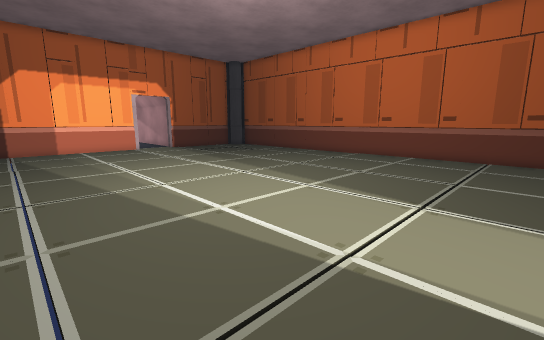
[1] (above)

18 first-person views from a walk through a 3-D level made in the Unity game engine. The camera is 1.2 m above the floor, tilts 10° down and sees 90° across. Doors are open. The floor is counted in squares, 0.5 m on a side. Each view is taken from the middle of a square. On the plan, view 1 faces up. The plan holds only what a view shows up to about 18 squares ahead; the rest is blank. The place goes on beyond the plan. The player is left out.

[2]
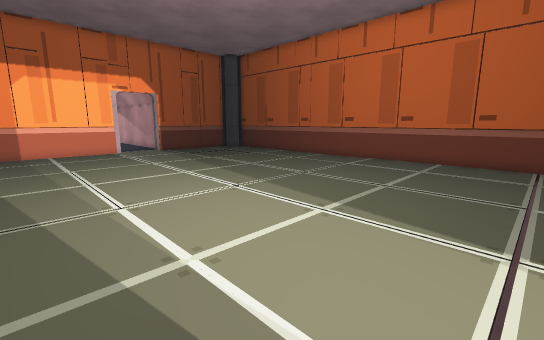

[3]
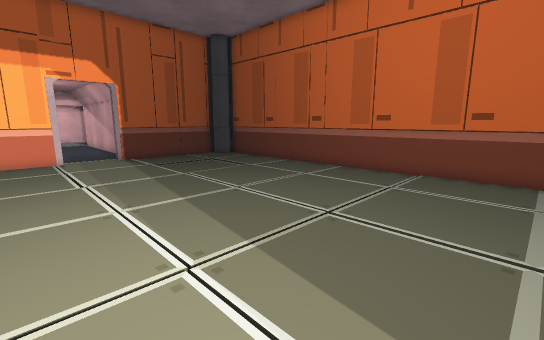

[4]
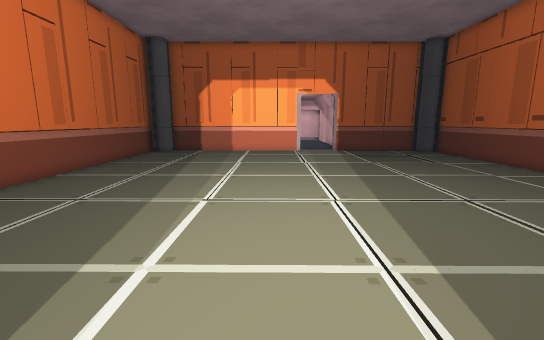

[5]
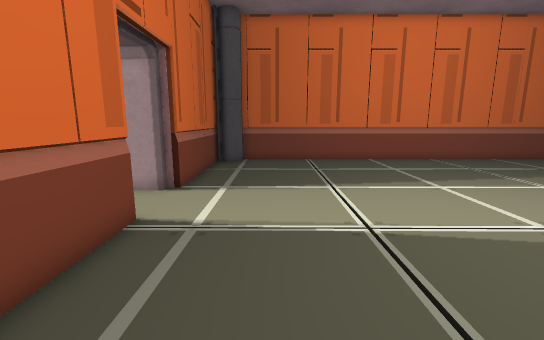

[6]
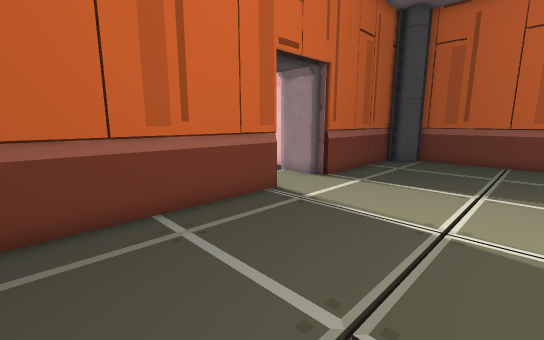

[7]
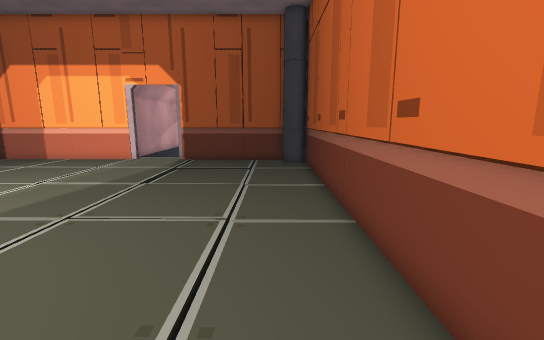

[8]
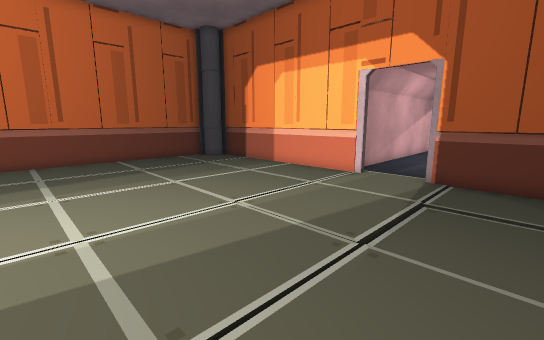

[9]
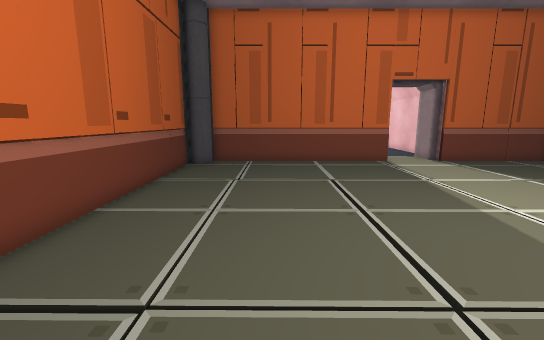

[10]
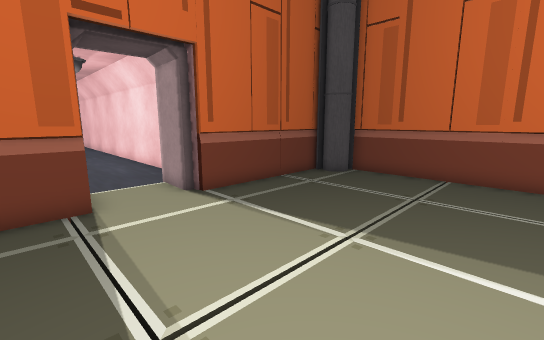

[11]
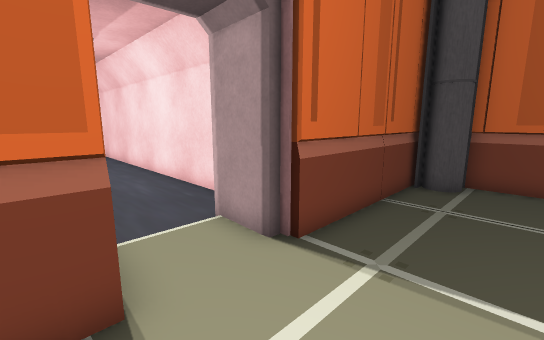

[12]
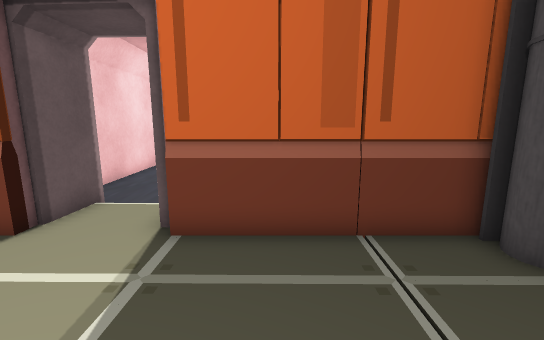

[13]
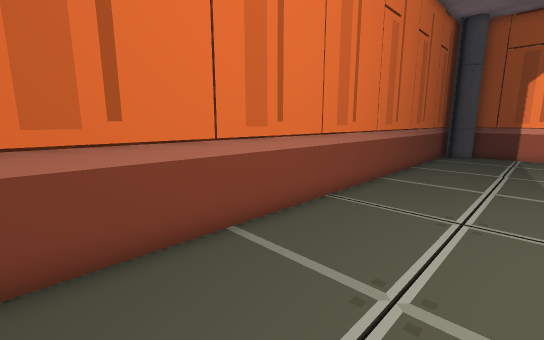

[14]
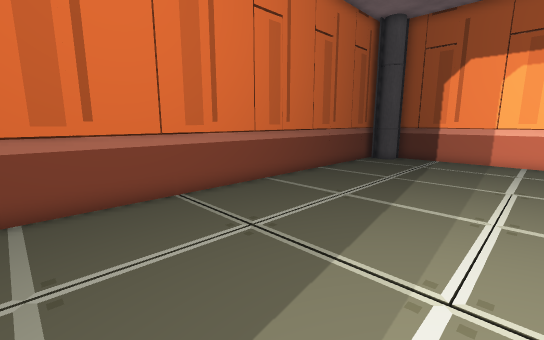

[15]
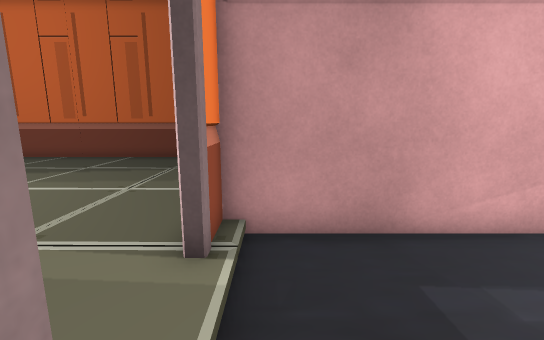

[16]
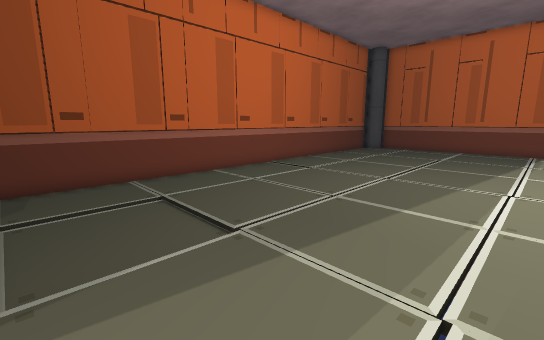

[17]
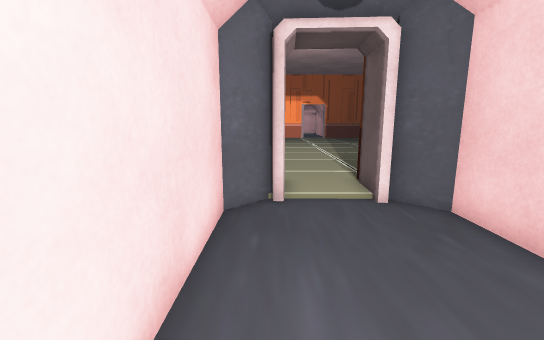

[18]
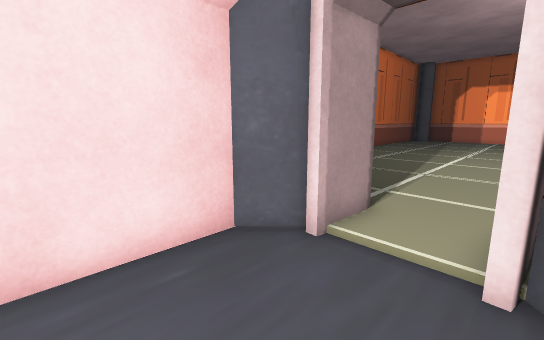

### Floor plan
Points are (right, up) in squares from view 1. A wall is a line through its corners. A room is listed if a view was taken in it or the views show most of it. See-through windows are left out.
Room 1 (views 1, 2, 3, 4, 5, 6, 7, 8, 9, 10, 11, 12, 13, 14, 15, 16)
walls: (-11.7, 24.3) (-17.6, 18.4); (-16.3, 11.3) (-1.2, -3.8); (13.5, 14.4) (0.4, 27.6); (-7.4, 28.6) (-9.8, 26.2); (6.2, 0.5) (6.8, -0.2); (9.6, 0.8) (7.7, 2.9) (13.5, 8.7); (0.2, -4.6) (5.5, 0.7) (5.8, 0.3); (-17.5, 27.6) (-13.3, 23.3) (-12, 24.6)
ways out: opening at (8, 1) to room 2
objects: other object (-17, 12); other object (0, -4) to (0, -3); other object (0, 28)
Room 2 (views 17, 18)
walls: (13.5, -0.6) (11.4, 1.4) (9.6, 1.4); (9.9, 1.1) (9.6, 0.8); (7, -1) (7, -2.9) (12.7, -8.5); (6.8, -0.2) (7.4, -0.9)
ways out: opening at (8, 1) to room 1

Positions as (right, up) in squares from view 1, and headings:
1: (0, 0), facing up
2: (0, 3), facing up
3: (0, 9), facing up
4: (3, 6), facing up-left
5: (10, 10), facing down-left
6: (8, 13), facing down
7: (7, 18), facing up-left
8: (1, 20), facing left
9: (1, 20), facing down-right
10: (3, 10), facing down
11: (6, 6), facing down
12: (0, 3), facing down-right
13: (-1, 3), facing left
14: (-1, 8), facing left
15: (-10, 28), facing down-left
16: (-10, 21), facing right
17: (13, -7), facing up-left
18: (13, -2), facing left
